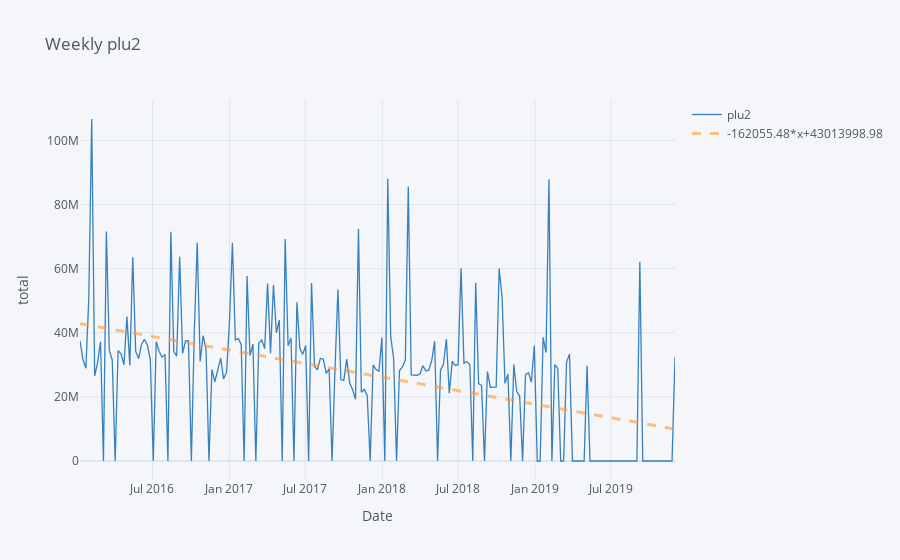

Notebook cell for this chart:
### Code cell
pri_w = df_product_a[['plu2','date_w']].set_index('date_w').resample('W').sum()
price_month=pri_w.iplot(kind='line', xTitle='Date', yTitle='total', title='Weekly plu2',color='blue', bestfit = True)

### Figure 1 — Plotly figure (JSON) as saved in the notebook; plotly's stock layout.template omitted (floating-point values rounded to 4 significant figures; data arrays with more than 128 entries replaced by an {"elided": "..."} marker saying what was removed)
{"data": [{"line": {"color": "rgba(55, 128, 191, 1.0)", "dash": "solid", "shape": "linear", "width": 1.3}, "mode": "lines", "name": "plu2", "text": "", "type": "scatter", "x": {"elided": "204 str values"}, "y": {"elided": "204 float values"}}, {"line": {"color": "rgba(255, 153, 51, 0.6)", "dash": "dash", "shape": "linear", "width": 3}, "mode": "lines", "name": "-162055.48*x+43013998.98", "type": "scatter", "x": {"elided": "204 str values"}, "y": {"elided": "204 float values"}}], "layout": {"legend": {"bgcolor": "#F5F6F9", "font": {"color": "#4D5663"}}, "paper_bgcolor": "#F5F6F9", "plot_bgcolor": "#F5F6F9", "title": {"font": {"color": "#4D5663"}, "text": "Weekly plu2"}, "xaxis": {"gridcolor": "#E1E5ED", "showgrid": true, "tickfont": {"color": "#4D5663"}, "title": {"font": {"color": "#4D5663"}, "text": "Date"}, "zerolinecolor": "#E1E5ED"}, "yaxis": {"gridcolor": "#E1E5ED", "showgrid": true, "tickfont": {"color": "#4D5663"}, "title": {"font": {"color": "#4D5663"}, "text": "total"}, "zerolinecolor": "#E1E5ED"}}}
